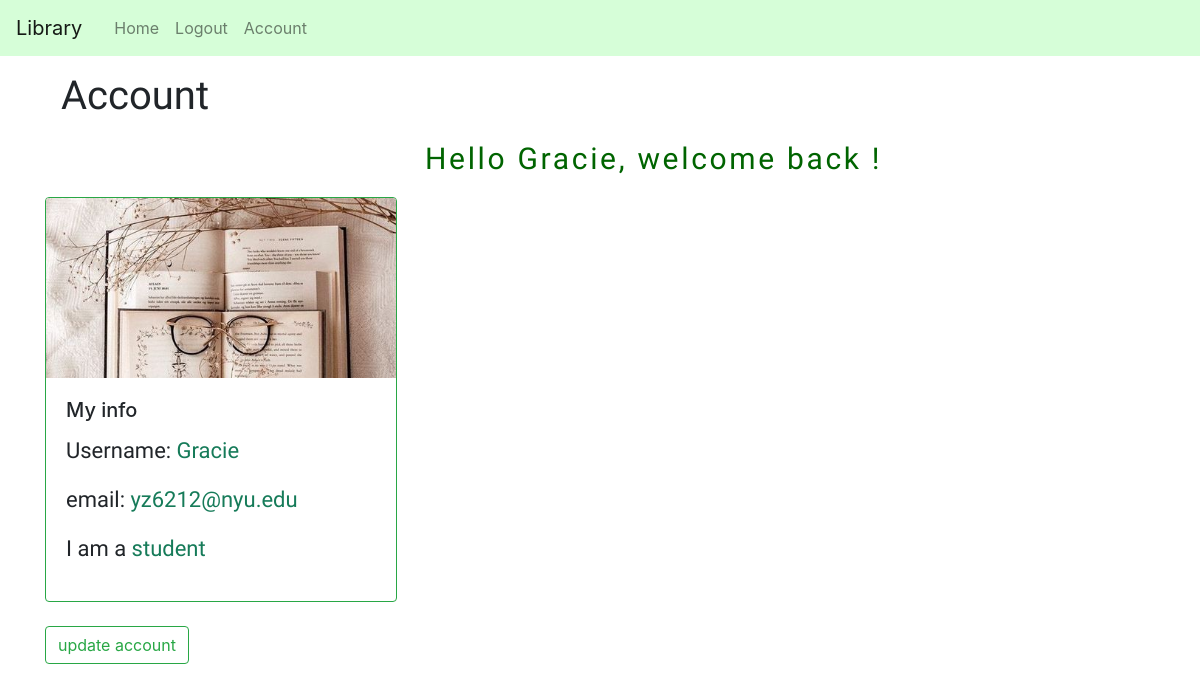
Page /account (signed in) on the committed database.
### libraryweb/models.py (models this page shows, shortened)
class User(db.Model, UserMixin):
    id = db.Column(db.Integer, primary_key=True)
    username = db.Column(db.String(20), unique=True, nullable=False)
    email = db.Column(db.String(120), unique=True, nullable=False)
    image_file = db.Column(db.String(20), nullable=False,
                           default='default.jpg')
    password = db.Column(db.String(30), nullable=False)
    role = db.Column(db.String(10), nullable=False)
    borrow = db.relationship('Borrow', backref='user', lazy=True)

### libraryweb/routes.py (the view)
@app.route('/account', methods=['POST', 'GET'])
@login_required
def account():
    form = UpdateAccountForm()
    if form.validate_on_submit():
        if form.picture.data:
            picture_file = save_picture(form.picture.data,'user_pics')
            current_user.image_file=picture_file
        current_user.username=form.username.data
        current_user.email = form.email.data
        current_user.role = form.position.data
        db.session.commit()
        flash('Your account has been updated !','success')
        return redirect(url_for('account'))
    elif request.method == 'GET':
        form.username.data = current_user.username
        form.email.data = current_user.email
        form.position.data = current_user.role
    image_file = url_for('static', filename='user_pics/'+current_user.image_file)
    return render_template('account.html',title='account', header="Account", image_file=image_file, form=form)

### libraryweb/models.py (called while the page is built)
@login_manager.user_loader
def load_user(user_id):
    return User.query.get(int(user_id))

### libraryweb/templates/account.html (shortened to what this page needs)
{% extends "base.html" %}
{% block content %}
<div class="row">
    <div class="col-md-4">
    </div>
    <div class="col-md-8">
        <p style="font-family: 'Amita';font-size: 30px; letter-spacing: 2pt; color: darkgreen;" >Hello {{current_user.username}}, welcome back !</p>
    </div>
</div>
<div class="row">
    <div class="col-md-4">
        <div class="card border border-success" style="width: 22rem;">
            <img class="card-img-top" style="width: 100%;height: 15vw;object-fit: cover;" src="{{image_file}}" alt="User profile pic">
            <div class="card-body">
                <h5 class="card-title">My info</h5>
                <p style="font-family: 'Expletus Sans';font-size: 22px;">Username: <span style="font-family: 'Expletus Sans';font-size: 22px; color: rgb(22, 123, 89);">{{current_user.username}}</span></p>
                <p style="font-family: 'Expletus Sans';font-size: 22px;">email:  <span style="font-family: 'Expletus Sans';font-size: 22px; color: rgb(22, 123, 89);">{{current_user.email}}</span></p>
                <p style="font-family: 'Expletus Sans';font-size: 22px;">I am a <span style="font-family: 'Expletus Sans';font-size: 22px; color: rgb(22, 123, 89);">{{current_user.role}}</span></p>
            </div>
        </div><br>
        <p><a class="btn btn-outline-success" data-toggle= "collapse" href="#update_account" role="button" aria-expanded="false" aria-controls="update_account">update account</a></p>
    </div>
</div>
{% endblock %}

### rows in the picture
User: username "Gracie", email "yz6212@nyu.edu", role "student"

### other values in the picture
{{ header }} "Account"
